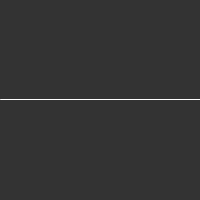
Frame 1 (no input)
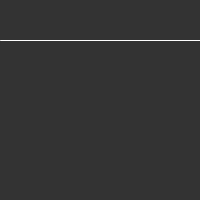
Frame 60 (the mouse pressed at the canvas centre just before this capture)
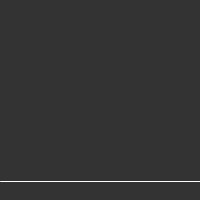
Frame 120 (the mouse held since frame 60 and released just before this capture)

The Processing sketch that drew these frames (run headless with seeded random() and noise(); from frame 60 on, the mouse is pressed at the canvas centre):

// Processing sketch: Linear
// ── Linear.pde
/**
 * Linear. 
 * 
 * Changing a variable to create a moving line.  
 * When the line moves off the edge of the window, 
 * the variable is set to 0, which places the line
 * back at the bottom of the screen. 
 * 
 * Updated 21 August 2002
 */
 
float a = 100;

void setup() 
{
  size(200, 200);
  stroke(255);
  frameRate(30);
}

void draw() 
{
  background(51);
  a = a - 1;
  if (a < 0) { 
    a = height; 
  }
  line(0, a, width, a);  
}
